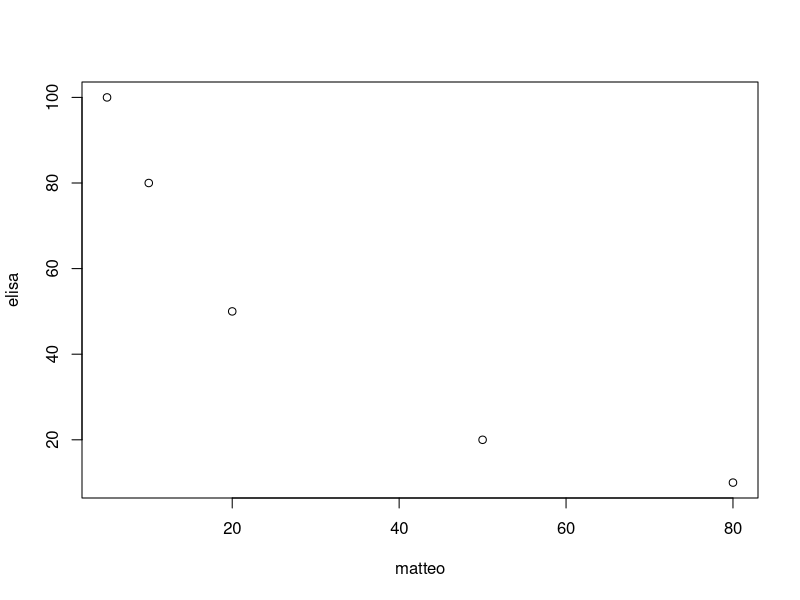
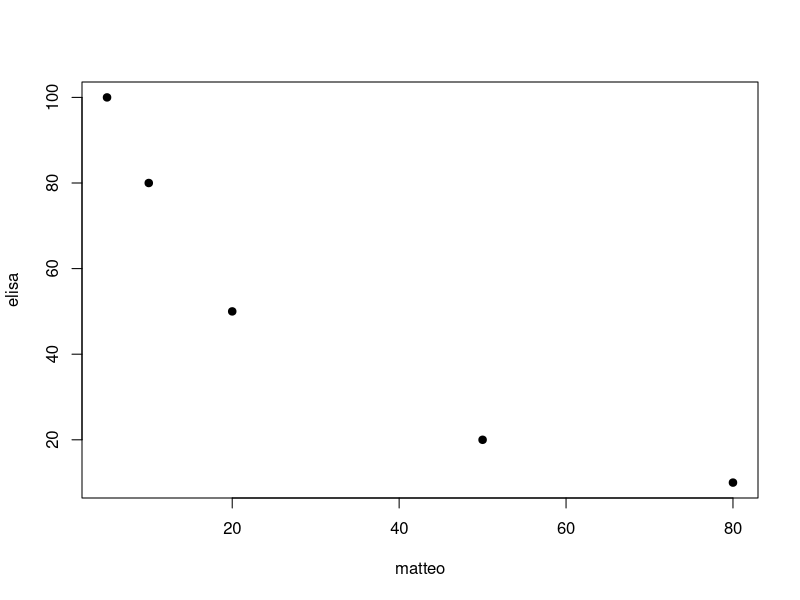

Generate these figures, in order, with R:
# Script for using R

# operation
2 + 3 

# an object
samuele <- 2 + 3

# another object
gemma <- 4 + 6

# different ojects
samuele + gemma
samuele * gemma # instead of writing (2+3) * (4+6)
samuele ^ gemma

tma <- 5 * 4

tma + samuele + gemma # 20 + 5 + 10

# we are using the function c()
matteo <- c(5, 10, 20, 50, 80) # an array is a set of elements: this is the array of mammal species

sum(5, 10)
sum (5, 10) # I HATE THIS!!

elisa <- c(100, 80, 50, 20, 10) # an array of human deaths due to a disease 

plot(matteo, elisa)

# changing the point character
plot(matteo, elisa, pch=19)
